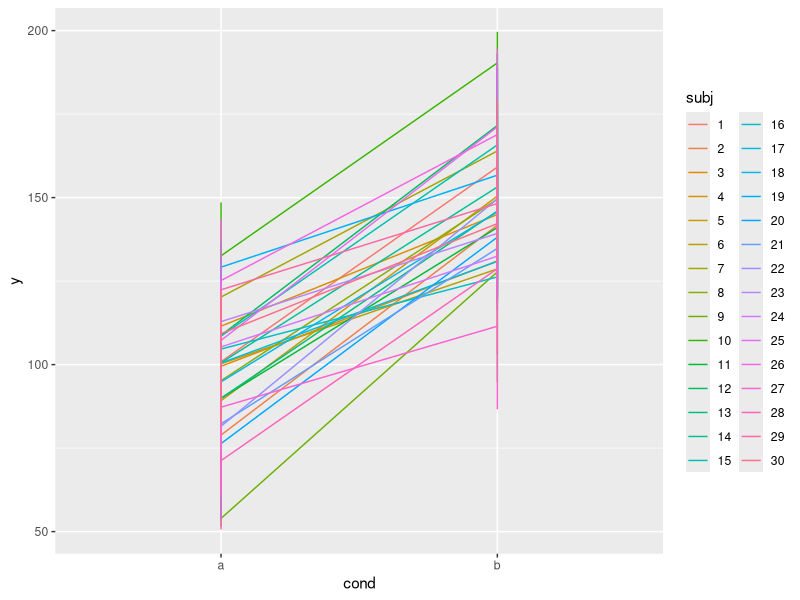

This figure's R source:
library(lme4)
library(ggplot2)

N = 30 # number of subjects
K = 24 # number of observations per subject per condition

# Population parameters
intercept_mean <- 100
intercept_sd <- 15
slope_mean <- 50 # we know the underlying effect
slope_sd <- 3
error <- 10 # trial-by-trial error

intercept <- rnorm(N, intercept_mean, intercept_sd)
slope <- rnorm(N, slope_mean, slope_sd)

# iterate over subject to generate data for each one
data <- NULL

for(s in 1:N){
  data = rbind(
    data
    , data.frame(
      subj = s
      , cond = 'a'
      , y = rnorm(K, intercept[s], error)
    )
    , data.frame(
      subj = s
      , cond = 'b'
      , y = rnorm(K, intercept[s] + slope[s], error)
    )
  )
}

# factorize id and condition
data$subj = factor(data$subj)
data$cond = factor(data$cond)
p <- ggplot(data, aes(x=cond, y=y, colour=subj, group=subj)) + 
  geom_line() 
 